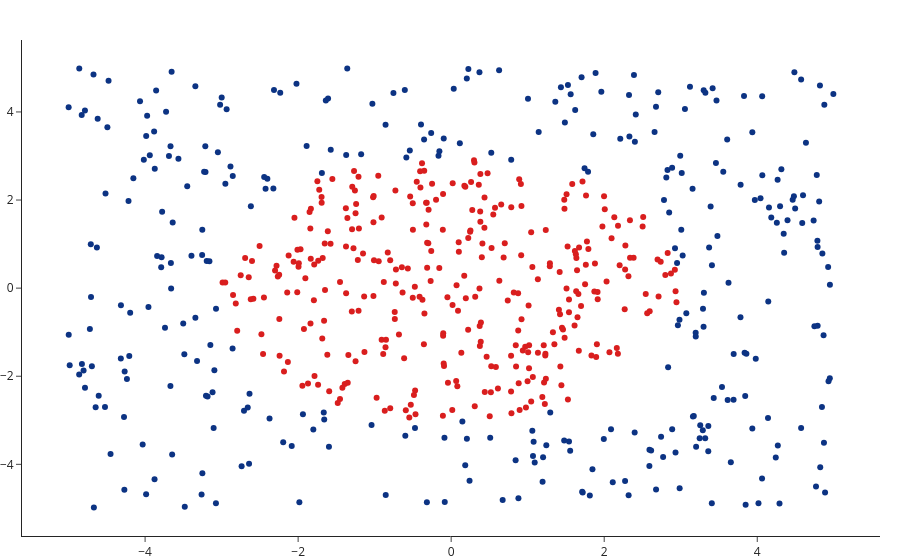

Notebook code cell kept with this figure:
### Markdown cell above
## Circular data

### Code cell
#Oracle is the real data classifier - it has the true rule of the classification
def true_circular_labels(X):
    labels = []
    for i in range(X.shape[0]):
        labels.append(1 if (X[i][0])**2  + (X[i][1])**2 <= 3**2 else 0)
    return np.array(labels)
        
        
y_circular = true_circular_labels(X)
X, y_circular = even_classes(X, y_circular)


go.Figure([go.Scatter(x = X[:, 0], y=X[:, 1], mode = 'markers',
        marker = dict(color=y_circular, colorscale='Portland'))]).show()

### Figure 1 — Plotly figure (JSON) as saved in the notebook; plotly's stock layout.template omitted (floating-point values rounded to 4 significant figures; data arrays with more than 128 entries replaced by an {"elided": "..."} marker saying what was removed)
{"data": [{"marker": {"color": {"elided": "648 int values"}, "colorscale": [[0, "rgb(12,51,131)"], [0.25, "rgb(10,136,186)"], [0.5, "rgb(242,211,56)"], [0.75, "rgb(242,143,56)"], [1, "rgb(217,30,30)"]]}, "mode": "markers", "type": "scatter", "x": {"elided": "648 float values"}, "y": {"elided": "648 float values"}}], "layout": {}}
